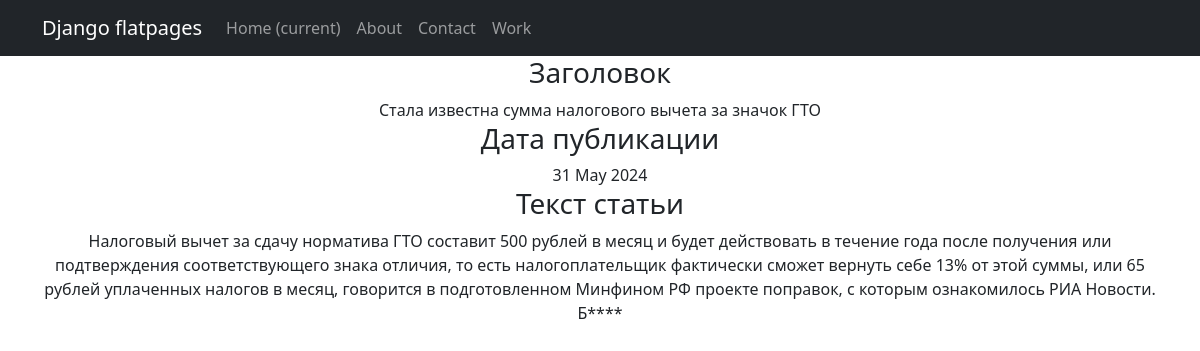
/2, run on the app's committed database.
### News/models.py (models this page shows, shortened)
class Post(models.Model):
    news = 'NE'
    article = 'AR'
    POST_TIPE = [
        (news, "Новость"),
        (article, 'Статья')
    ]
    post_time_in = models.DateTimeField(auto_now_add=True)
    post_type = models.CharField(max_length=2, choices=POST_TIPE)
    title = models.CharField(max_length=255, default='None')
    post_text = models.TextField(default="Здесь пока никто ничего не написал.")
    post_rating = models.IntegerField(default=0)
    author_id = models.ForeignKey(Author, on_delete=models.CASCADE)
    categories = models.ManyToManyField(Category, through='PostCategory')

### News/views.py (the view)
# urls.py: path('<int:pk>', PostDetail.as_view(), name='post_detail'),
class PostDetail(DetailView):
    model = Post
    template_name = 'post.html'
    context_object_name = 'post'

### News/templatetags/custom_filters.py (called while the page is built)
@register.filter()
def filter_message(message: str):
    bad_words = BAD_WORDS
    words = message.split()
    filtered_words = []
    for word in words:
        cleaned_word = ''.join(char for char in word if char.isalnum()).lower()
        if cleaned_word in bad_words:
            masked_word = word[0] + ('*' * (len(word)-1))
            filtered_words.append(masked_word)
        else:
            filtered_words.append(word)
    return ' '.join(filtered_words)

### templates/post.html (shortened to what this page needs)
{% extends 'flatpages/default.html' %}
{% load custom_filters %}!
{% block content %}
<h3>Заголовок</h3>
<td>{{ post.title }}</td>
<h3>Дата публикации</h3>
<td>{{ post.post_time_in| date:'d M Y' }}</td>
<h3>Текст статьи</h3>
<td>{{ post.post_text| filter_message }}</td>
{% endblock content %}

### data on the page
Post: title "Стала известна сумма налогового вычета за значок ГТО", post_time_in "31 May 2024", post_text|filter_message "Налоговый вычет за сдачу норматива ГТО составит 500 рублей в месяц и будет действовать в течение года после получения или подтверждения соответствующего знака отличия, то есть налогоплательщик фактически сможет вернуть себе 13% от этой суммы, или 65 рублей уплаченных налогов в месяц, говорится в подготовленном Минфином РФ проекте поправок, с которым ознакомилось РИА Новости. Б****"
